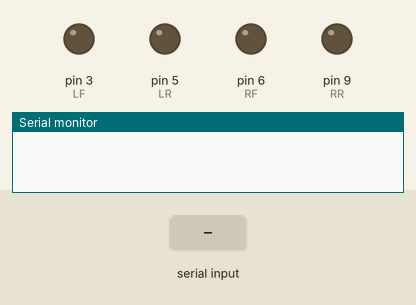
The sketch below on a simulated Arduino Uno, built with avr-gcc and run on an emulated ATmega328P. On the bench: output pins drawn as LEDs (lit = HIGH), the last lines printed to the serial monitor. The test bench sets the inputs (shaded band).

Above: at 2.2 s.
2.3 s: "W" received over Serial
At 2.9 s:
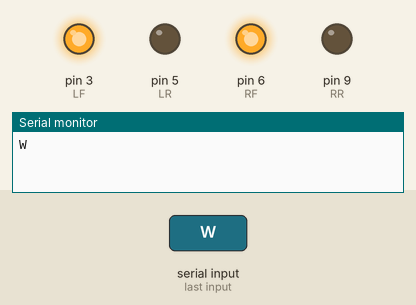
3.9 s: "S" received over Serial
At 5.2 s:
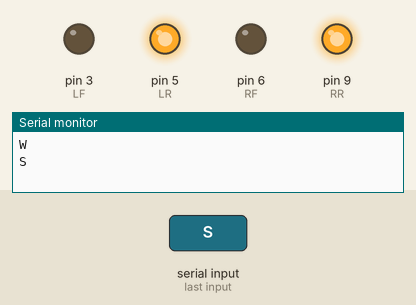
5.5 s: "D" received over Serial
At 6.5 s:
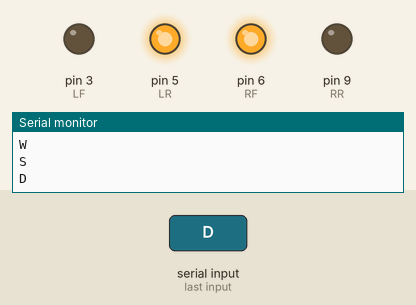
7.0 s: "A" received over Serial
At 7.6 s:
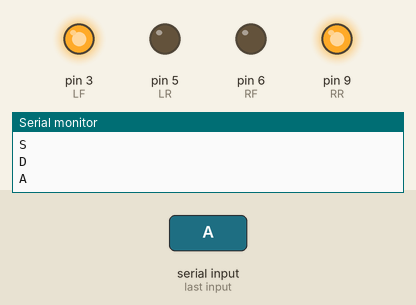
Timing chart, 0 to 9.5 s (numbered marks = the images above; inputs shaded):
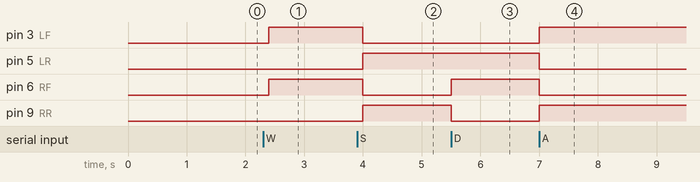

The sketch:

Code.ino
```cpp
#define LF 3
#define LR 5
#define RF 6
#define RR 9

char ch;

void setup()
{
  Serial.begin(9600);
  delay(1000);
  pinMode(LF, OUTPUT);
  pinMode(LR, OUTPUT);
  pinMode(RF, OUTPUT);
  pinMode(RR, OUTPUT);

}

void loop()
{
  if(Serial.available())
  {
    ch = Serial.read();

    if(ch == 'W') Forward();
    else if(ch == 'S') Reverse();
    else if(ch == 'D') Right();
    else if(ch == 'A') Left();
  }
  delay(100);
}


void Forward()
{
  Serial.println(ch);
  digitalWrite(LF,HIGH);
  digitalWrite(RF,HIGH);
  digitalWrite(LR,LOW);
  digitalWrite(RR,LOW);
}

void Reverse()
{
  Serial.println(ch);
  digitalWrite(LR,HIGH);
  digitalWrite(RR,HIGH);
  digitalWrite(LF,LOW);
  digitalWrite(RF,LOW);
}

void Right()
{
  Serial.println(ch);
  digitalWrite(LR,HIGH);
  digitalWrite(RF,HIGH);
  digitalWrite(LF,LOW);
  digitalWrite(RR,LOW);
}

void Left()
{
  Serial.println(ch);
  digitalWrite(LF,HIGH);
  digitalWrite(RR,HIGH);
  digitalWrite(LR,LOW);
  digitalWrite(RF,LOW);
}
```

Measured:
- after the input at 2.3 s, pin 3 (LF), pin 6 (RF): LOW → HIGH after 0.10 s
- after the input at 3.9 s, pin 3 (LF), pin 6 (RF): HIGH → LOW after 0.10 s; pin 5 (LR), pin 9 (RR): LOW → HIGH after 0.10 s
- after the input at 5.5 s, pin 6 (RF): LOW → HIGH at once; pin 9 (RR): HIGH → LOW at once
- after the input at 7.0 s, pin 3 (LF), pin 9 (RR): LOW → HIGH at once; pin 5 (LR), pin 6 (RF): HIGH → LOW at once
